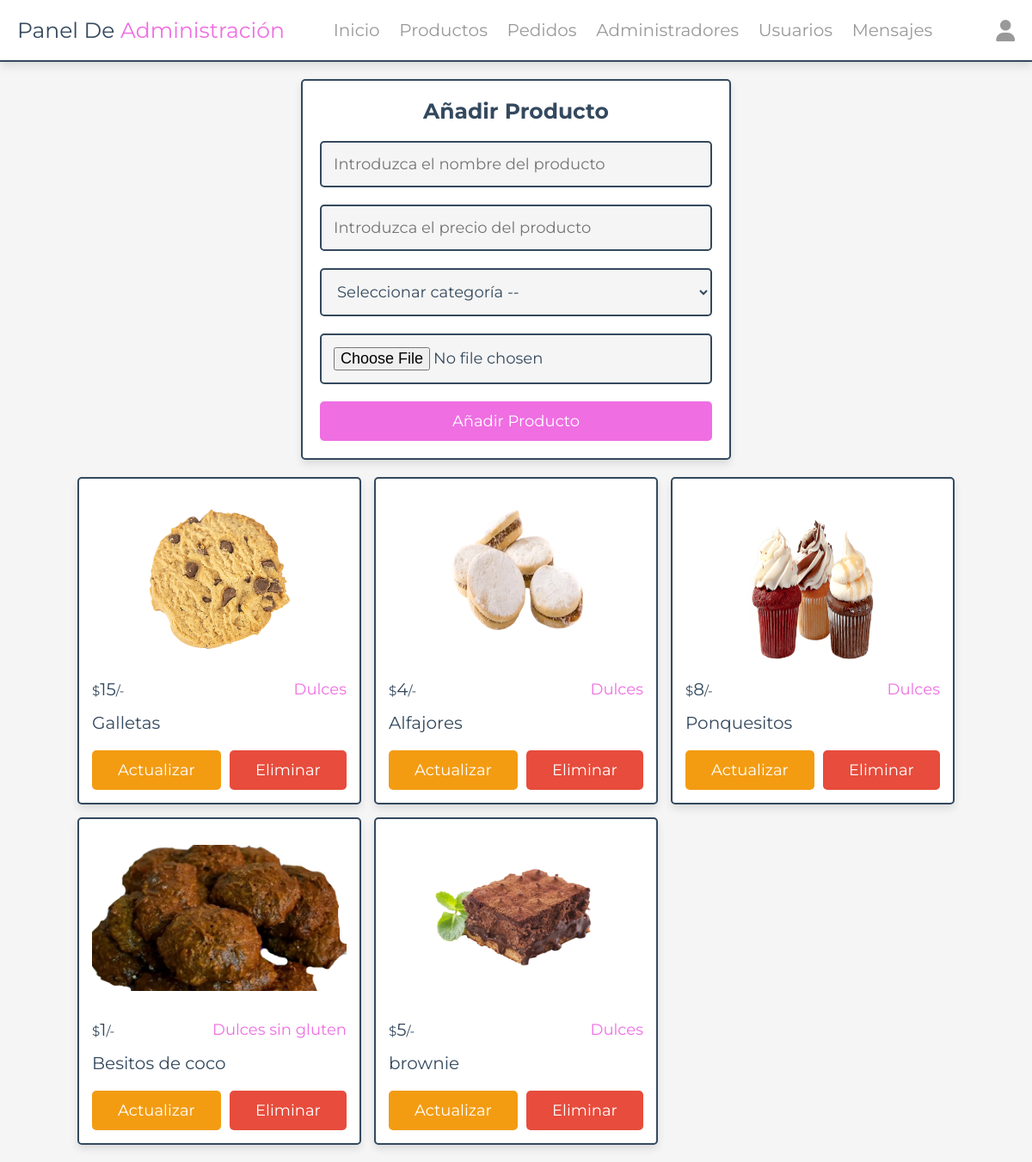
The app's page /admin/products.php (signed in) with its own data.
### tables this page shows
CREATE TABLE `products` (
  `id` int(100) NOT NULL,
  `name` varchar(100) NOT NULL,
  `category` varchar(100) NOT NULL,
  `price` int(10) NOT NULL,
  `image` varchar(100) NOT NULL
);

### admin/products.php (the view, shortened to what this page needs)
<?php
include '../components/connect.php';
?>
<!DOCTYPE html>
<html lang="en">
<head>
   <link rel="stylesheet" href="https://cdnjs.cloudflare.com/ajax/libs/font-awesome/6.1.1/css/all.min.css">
   <link rel="stylesheet" href="../css/admin_style.css">
</head>
<body>
<?php include '../components/admin_header.php' ?>
<section class="add-products">
   <form action="" method="POST" enctype="multipart/form-data">
      <h3>Añadir producto</h3>
      <input type="text" required placeholder="Introduzca el nombre del producto" name="name" maxlength="100" class="box">
      <input type="number" min="0" max="9999999999" required placeholder="Introduzca el precio del producto" name="price" onkeypress="if(this.value.length == 10) return false;" class="box">
      <select name="category" class="box" required>
         <option value="" disabled selected>Seleccionar categoría --</option>
      </select>
      <input type="file" name="image" class="box" accept="image/jpg, image/jpeg, image/png, image/webp" required>
      <input type="submit" value="Añadir producto" name="add_product" class="btn">
   </form>
</section>
<section class="show-products" style="padding-top: 0;">
   <div class="box-container">
   <?php
      $show_products = $conn->prepare("SELECT * FROM `products`");
      $show_products->execute();
      if($show_products->rowCount() > 0){
         while($fetch_products = $show_products->fetch(PDO::FETCH_ASSOC)){
   ?>
   <div class="box">
      <img src="../uploaded_img/<?= $fetch_products['image']; ?>" alt="">
      <div class="flex">
         <div class="price"><span>$</span><?= $fetch_products['price']; ?><span>/-</span></div>
         <div class="category"><?= $fetch_products['category']; ?></div>
      </div>
      <div class="name"><?= $fetch_products['name']; ?></div>
      <div class="flex-btn">
         <a href="update_product.php?update=<?= $fetch_products['id']; ?>" class="option-btn">Actualizar</a>
         <a href="products.php?delete=<?= $fetch_products['id']; ?>" class="delete-btn" onclick="return confirm('¿Eliminar este producto?');">Eliminar</a>
      </div>
   </div>
   <?php
         }
      }else{
         echo '<p class="empty">¡No hay productos añadidos todavía!</p>';
      }
   ?>
   </div>
</section>
</body>
</html>

### css/admin_style.css (style rules this page uses)
:root { --main-color:#EF6EE2; --red:#e74c3c; --orange:#f39c12; --black:#34495e; --white:#fff; --light-bg:#f5f5f5; --light-color:#999; --border:.2rem solid var(--black); --box-shadow:0 .5rem 1rem rgba(0,0,0,.1); }
* { font-family: 'Montserrat', sans-serif; margin:0; padding:0; box-sizing: border-box; text-decoration: none; outline: none; border:none; }
html { font-size: 62.5%; overflow-x: hidden; }
body { background-color: var(--light-bg); }
section { max-width: 1200px; margin:0 auto; padding:2rem; }
.btn, .delete-btn, .option-btn { display: block; margin-top: 1rem; border-radius: .5rem; cursor: pointer; width: 100%; font-size: 1.8rem; color:var(--white); padding:1.2rem 3rem; text-transform: capitalize; text-align: center; }
.btn { background-color: var(--main-color); }
.delete-btn { background-color: var(--red); }
.option-btn { background-color: var(--orange); }
.flex-btn { display: flex; gap:1rem; }
.add-products form { margin:0 auto; max-width: 50rem; background-color: var(--white); border-radius: .5rem; box-shadow: var(--box-shadow); border:var(--border); padding:2rem; text-align: center; }
.add-products form h3 { margin-bottom: 1rem; font-size: 2.5rem; color:var(--black); text-transform: capitalize; }
.add-products form .box { background-color: var(--light-bg); border:var(--border); width: 100%; padding:1.4rem; font-size: 1.8rem; color:var(--black); border-radius: .5rem; margin: 1rem 0; }
.show-products .box-container { display: grid; grid-template-columns: repeat(auto-fit, 33rem); gap:1.5rem; justify-content: center; align-items: flex-start; }
.show-products .box-container .box { background-color: var(--white); border-radius: .5rem; box-shadow: var(--box-shadow); border:var(--border); padding:1.5rem; }
.show-products .box-container .box img { width: 100%; height: 20rem; object-fit: contain; margin-bottom: 1rem; }
.show-products .box-container .box .name { font-size: 2rem; color:var(--black); padding:1rem 0; }
.show-products .box-container .box .flex { display: flex; align-items: center; gap:1rem; justify-content: space-between; }
.show-products .box-container .box .flex .category { font-size: 1.8rem; color:var(--main-color); }
.show-products .box-container .box .flex .price { font-size: 2rem; color:var(--black); margin:.5rem 0; }
.show-products .box-container .box .flex .price span { font-size: 1.5rem; }

### records on screen
products: image (picture), price "15", category "Dulces", name "Galletas"
products: image (picture), price "4", category "Dulces", name "Alfajores"
products: image (picture), price "8", category "Dulces", name "Ponquesitos"
products: image (picture), price "1", category "Dulces sin gluten", name "Besitos de coco"
products: image (picture), price "5", category "Dulces", name "brownie"
